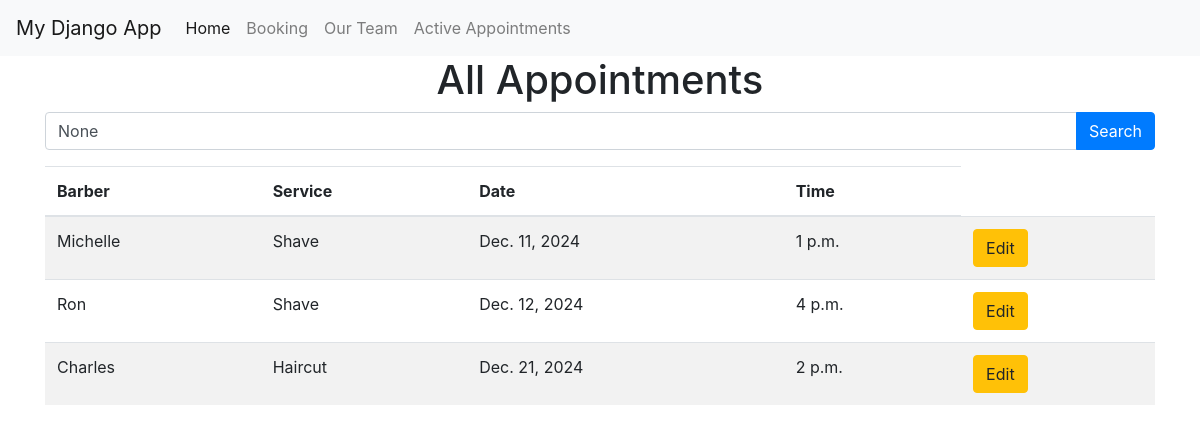
/appointment/, run on the app's committed database.
### myapp/models.py (models this page shows, shortened)
class Appointment(models.Model):
    barber = models.ForeignKey(BarberItem, on_delete=models.CASCADE)
    service = models.ForeignKey(ServiceItem, on_delete=models.CASCADE)
    client_name = models.CharField(max_length=100, default='Unknown Client')  # Set a default value
    client_phone = models.CharField(max_length=20)
    date = models.DateField()
    time = models.TimeField()
    class Meta:
        unique_together = ('barber', 'date', 'time')  # Ensure no double bookings

class BarberItem(models.Model):
    name = models.CharField(max_length=100)
    specialization = models.CharField(max_length=255, blank=True)  # e.g., "Haircuts, Beard Trims"
    experience = models.IntegerField(default=0)  # Years of experience
    profile_picture = models.ImageField(upload_to='barbers/', blank=True, null=True)
    contact_number = models.CharField(max_length=15, blank=True)

class ServiceItem(models.Model):
    name = models.CharField(max_length=100)
    price = models.DecimalField(max_digits=10, decimal_places=2)
    description = models.TextField(blank=True)

### myapp/views.py (the view)
# urls.py: path('appointment/', include ("myapp.urls"))
def appointment(request):
    query = request.GET.get('q')  # Get the search query from the request
    appointments = Appointment.objects.all().order_by('date', 'time')
    if query:
        appointments = appointments.filter(
            barber__name__icontains=query
        ) | appointments.filter(
            service__name__icontains=query
        )
    return render(request, 'appointment.html', {'appointments': appointments, 'query': query})

### myapp/templates/appointment.html (shortened to what this page needs)
{% extends "base.html" %}
{% block content %}
<div class="row">
    <div class="col-md-12">
        <h1 class="text-center">All Appointments</h1>
        <form method="GET" class="mb-3">
            <div class="input-group">
                <input type="text" name="q" class="form-control" placeholder="Search by Barber or Service" value="{{ query }}">
                <div class="input-group-append">
                    <button class="btn btn-primary" type="submit">Search</button>
                </div>
            </div>
        </form>
        <table class="table table-striped">
            <thead>
                <tr>
                    <th>Barber</th>
                    <th>Service</th>
                    <th>Date</th>
                    <th>Time</th>
                </tr>
            </thead>
            <tbody>
                {% for appointment in appointments %}
                    <tr>
                        <td>{{ appointment.barber.name }}</td>
                        <td>{{ appointment.service.name }}</td>
                        <td>{{ appointment.date }}</td>
                        <td>{{ appointment.time }}</td>
                        <td>
                            <a href="{% url 'edit_appointment' appointment.id %}" class="btn btn-warning">Edit</a>
                        </td>
                    </tr>
                {% empty %}
                    <tr>
                        <td colspan="5">No appointments available.</td>
                    </tr>
                {% endfor %}
            </tbody>
        </table>
    </div>
</div>
{% endblock %}

### data on the page
Appointment: barber.name "Michelle", service.name "Shave", date "Dec. 11, 2024", time "1 p.m."
Appointment: barber.name "Ron", service.name "Shave", date "Dec. 12, 2024", time "4 p.m."
Appointment: barber.name "Charles", service.name "Haircut", date "Dec. 21, 2024", time "2 p.m."
